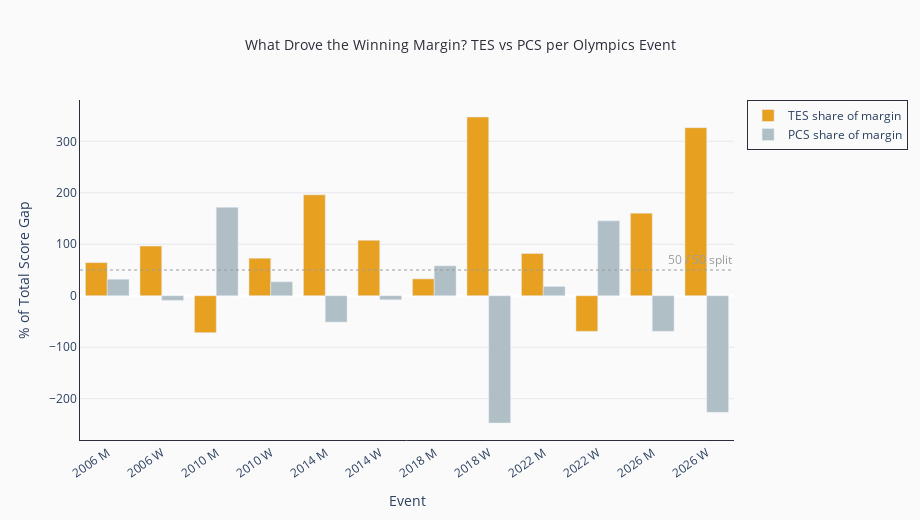

Write notebook code for a chart like this one.
### Markdown cell above
---

### Visual 2 — What Drove the Winning Margin?
*For each event, what % of the total score gap came from TES vs PCS?*

When TES drives 80%+ of the margin, the technical skater simply ran away with it. When PCS drives 50%+, artistry was the deciding force — and those tend to be the most controversial results in figure skating history.

### Code cell
gaps['tes_pct']     = (gaps['tes_gap'] / gaps['total_gap'] * 100).round(1)
gaps['pcs_pct']     = (gaps['pcs_gap'] / gaps['total_gap'] * 100).round(1)
gaps['label_short'] = gaps['year'].astype(str) + ' ' + gaps['gender']
gaps = gaps.sort_values(['year','gender'])

fig2 = go.Figure()

fig2.add_trace(go.Bar(
    name='TES share of margin',
    x=gaps['label_short'], y=gaps['tes_pct'],
    marker_color=GOLD_COLOR,
    hovertemplate='<b>%{x}</b><br>TES drove %{y:.1f}% of margin<extra></extra>'
))

fig2.add_trace(go.Bar(
    name='PCS share of margin',
    x=gaps['label_short'], y=gaps['pcs_pct'],
    marker_color=SILVER_COLOR,
    hovertemplate='<b>%{x}</b><br>PCS drove %{y:.1f}% of margin<extra></extra>'
))

fig2.add_hline(y=50, line_dash='dot', line_color='#9e9e9e', line_width=1.2,
               annotation_text='50 / 50 split', annotation_font_color='#9e9e9e',
               annotation_position='top right')

fig2.update_layout(
    barmode='group',
    title=dict(
        text='What Drove the Winning Margin? TES vs PCS per Olympics Event',
        font=dict(size=14, color=SPINE_COLOR), x=0.5, xanchor='center'
    ),
    xaxis=dict(title='Event', linecolor=SPINE_COLOR, tickangle=-35),
    yaxis=dict(title='% of Total Score Gap', gridcolor='#e8e8ee', linecolor=SPINE_COLOR),
    plot_bgcolor=BG_COLOR, paper_bgcolor=BG_COLOR,
    legend=dict(bordercolor=SPINE_COLOR, borderwidth=1),
    hoverlabel=dict(bgcolor='white', bordercolor=SPINE_COLOR, font_size=12),
    width=920, height=520
)
fig2.show(renderer='vscode')

### Figure 1 — Plotly figure (JSON) as saved in the notebook; plotly's stock layout.template omitted (floating-point values rounded to 4 significant figures)
{"data": [{"hovertemplate": "<b>%{x}</b><br>TES drove %{y:.1f}% of margin<extra></extra>", "marker": {"color": "#e8a020"}, "name": "TES share of margin", "type": "bar", "x": ["2006 M", "2006 W", "2010 M", "2010 W", "2014 M", "2014 W", "2018 M", "2018 W", "2022 M", "2022 W", "2026 M", "2026 W"], "y": [64.3, 96.5, -71.8, 72.9, 196.0, 107.8, 32.8, 347.3, 82.0, -69.2, 160.4, 326.5]}, {"hovertemplate": "<b>%{x}</b><br>PCS drove %{y:.1f}% of margin<extra></extra>", "marker": {"color": "#b0bec5"}, "name": "PCS share of margin", "type": "bar", "x": ["2006 M", "2006 W", "2010 M", "2010 W", "2014 M", "2014 W", "2018 M", "2018 W", "2022 M", "2022 W", "2026 M", "2026 W"], "y": [32.0, -9.0, 171.8, 27.1, -51.2, -7.8, 58.1, -247.3, 18.0, 145.5, -69.1, -226.5]}], "layout": {"annotations": [{"font": {"color": "#9e9e9e"}, "showarrow": false, "text": "50 / 50 split", "x": 1, "xanchor": "right", "xref": "x domain", "y": 50, "yanchor": "bottom", "yref": "y"}], "barmode": "group", "height": 520, "hoverlabel": {"bgcolor": "white", "bordercolor": "#2c2c3a", "font": {"size": 12}}, "legend": {"bordercolor": "#2c2c3a", "borderwidth": 1}, "paper_bgcolor": "#fafafa", "plot_bgcolor": "#fafafa", "shapes": [{"line": {"color": "#9e9e9e", "dash": "dot", "width": 1.2}, "type": "line", "x0": 0, "x1": 1, "xref": "x domain", "y0": 50, "y1": 50, "yref": "y"}], "title": {"font": {"color": "#2c2c3a", "size": 14}, "text": "What Drove the Winning Margin? TES vs PCS per Olympics Event", "x": 0.5, "xanchor": "center"}, "width": 920, "xaxis": {"linecolor": "#2c2c3a", "tickangle": -35, "title": {"text": "Event"}}, "yaxis": {"gridcolor": "#e8e8ee", "linecolor": "#2c2c3a", "title": {"text": "% of Total Score Gap"}}}}
